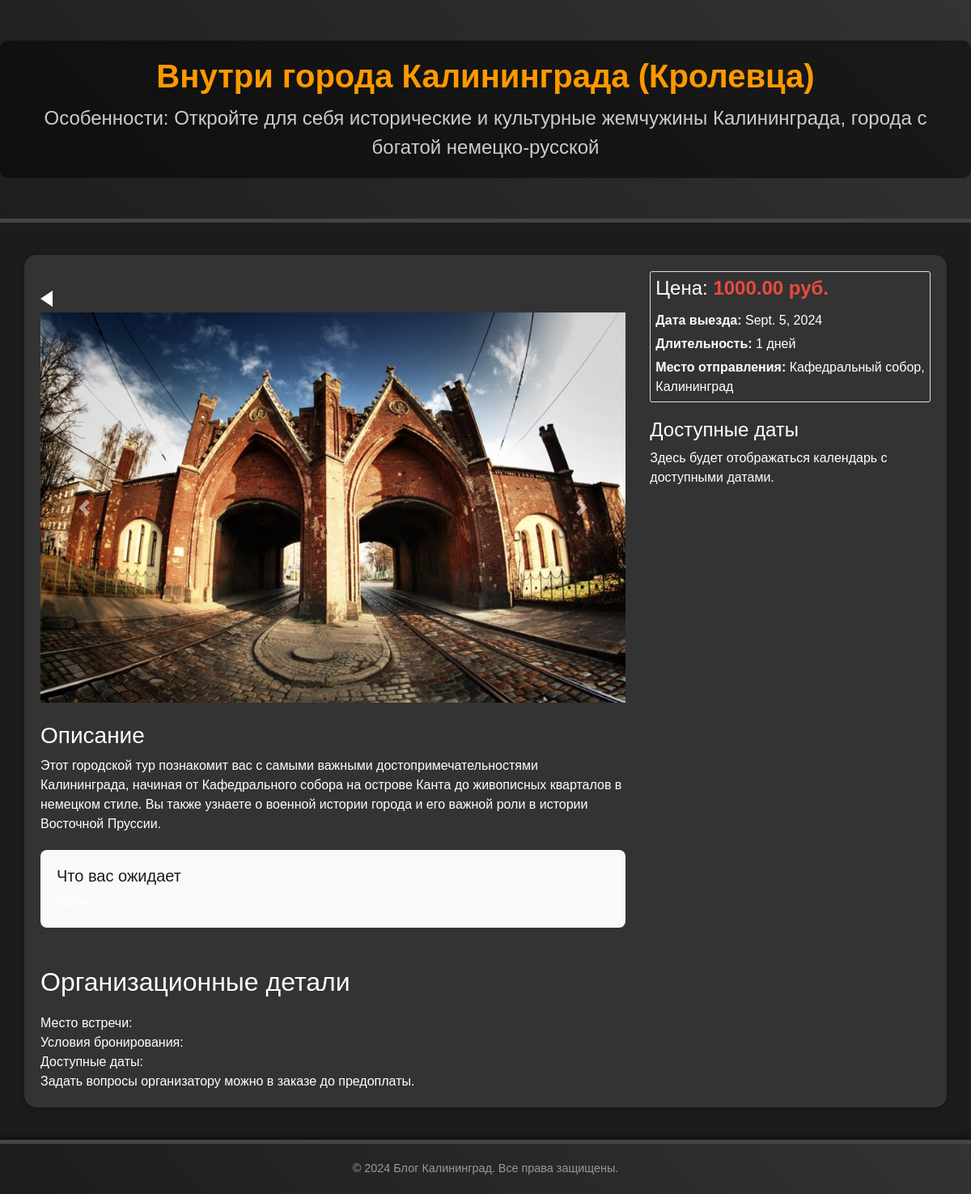
The app's page /tour/5/ with its own data.
### blog/models.py (models this page shows, shortened)
class Tour(models.Model):
    title = models.CharField(max_length=255)
    short_description = models.CharField(max_length=100, blank=True)
    description = models.TextField(default="")
    expectations = RichTextField(blank=True, null=True)
    price = models.DecimalField(max_digits=10, decimal_places=2)
    departure_date = models.DateField(default=timezone.now)  # Możesz usunąć, jeśli to zbędne
    duration = models.IntegerField(default=1)
    starting_point = models.CharField(max_length=200, default="")
    image = models.ImageField(upload_to='tours/')
    organizational_details = RichTextField(blank=True, null=True)  # Szczegóły organizacyjne
    available_dates = models.JSONField(default=list, blank=True)  # Jeśli później będziesz integrować z kalendarzem

class TourImage(models.Model):
    image = models.ImageField(upload_to='tour_images/')
    tour = models.ForeignKey(Tour, related_name='tour_images', on_delete=models.CASCADE)  # Added related_name

### blog/views.py (the view)
# urls.py: path('tour/<int:tour_id>/', views.tour_detail, name='tour_detail'),
def tour_detail(request, tour_id):
    tour = get_object_or_404(Tour, id=tour_id)
    return render(request, 'tour_detail.html', {'tour': tour})

### blog/templates/tour_detail.html (shortened to what this page needs)
<!DOCTYPE html>
{% load static %}
<html lang="ru">
<head>
    <link rel="stylesheet" href="https://stackpath.bootstrapcdn.com/bootstrap/4.5.2/css/bootstrap.min.css">
    <link rel="stylesheet" type="text/css" href="{% static 'blog/style.css' %}">
</head>
<body>
    <header class="header">
        <div class="overlay">
            <h1 class="title">{{ tour.title }}</h1>
            <p class="subtitle">Особенности: {{ tour.short_description }}</p>
        </div>
    </header>
    <div class="container">
        <div class="row">
            <div class="col-md-8">
                <div class="mt-4">
                    <a href="/" class="back-home-button"></a>
                </div>
                <div id="tourCarousel" class="carousel slide mb-4" data-ride="carousel">
                    <div class="carousel-inner">
                        {% for image in tour.tour_images.all %}
                            <div class="carousel-item {% if forloop.first %}active{% endif %}">
                                <img src="{{ image.image.url }}" class="d-block w-100" alt="...">
                            </div>
                        {% endfor %}
                    </div>
                    <a class="carousel-control-prev" href="#tourCarousel" role="button" data-slide="prev">
                        <span class="carousel-control-prev-icon" aria-hidden="true"></span>
                    </a>
                    <a class="carousel-control-next" href="#tourCarousel" role="button" data-slide="next">
                        <span class="carousel-control-next-icon" aria-hidden="true"></span>
                    </a>
                </div>
                <h3>Описание</h3>
                <p>{{ tour.description }}</p>
                <section id="details" class="mb-5">
                    <h5>Что вас ожидает</h5>
                    <div class="expectations-list">
                    </div>
                </section>
                <section class="organizational-details" class="mb-5">
                    <h2>Организационные детали</h2>
                    <p>Место встречи: {{ tour.meeting_place }}</p>
                    <p>Условия бронирования:</p>
                    <p>Доступные даты:</p>
                    <p class="note">Задать вопросы организатору можно в заказе до предоплаты.</p>
                </section>
                        </div>
                        <div class="col-md-4">
                            <div class="tour-info">
                                <h4>Цена: <span class="tour-price">{{ tour.price }} руб.</span></h4>
                                <p><strong>Дата выезда:</strong> {{ tour.departure_date }}</p>
                                <p><strong>Длительность:</strong> {{ tour.duration }} дней</p>
                                <p><strong>Место отправления:</strong> {{ tour.starting_point }}</p>
                            </div>
                            <h4>Доступные даты</h4>
                            <div id="yandex-calendar">
                                <p>Здесь будет отображаться календарь с доступными датами.</p>
                            </div>
                        </div>
        </div>
    </div>
    <footer class="footer">
        <p>© 2024 Блог Калининград. Все права защищены.</p>
    </footer>
</body>
</html>

### static/blog/style.css (style rules this page uses)
a,body,li,p,ul { margin:0 }
a,body,h1,h2,li,p,ul { padding:0; box-sizing:border-box }
body { background-color:#1c1c1c; color:#fff; font-family:Arial,sans-serif }
body,footer { background-color:#1c1c1c; color:#fff; background-color:#1c1c1c }
html,body { background-color:#1c1c1c!important }
.container,.main-content,.page { background-color:#1c1c1c }
footer,header { padding:20px; text-align:center }
.header h1 { font-size:3rem; font-weight:700; color:#ff7f00; font-size:3rem; font-weight:700; font-size:3em; color:#f90 }
.header .overlay { background:#00000080; padding:20px; border-radius:10px; display:inline-block; animation:fadeIn 1s ease-out }
.header .title { font-size:2.5em; font-weight:700; margin:0 }
.header .subtitle { font-size:1.5em; margin-top:10px }
footer { margin-top:50px; background:linear-gradient(45deg,#1e1e1e,#333); color:#999; font-size:.9em; box-shadow:0-4px 8px #00000080 }
h2 { color:#fff; margin:0 0 20px }
h5 { color:#1c1c1c }
.card,.header h1 { margin-bottom:20px }
.footer { background-color:#222; border-top:5px solid #444; text-align:center; padding:20px; background:linear-gradient(45deg,#333,#1e1e1e); color:#999; font-size:.9em; box-shadow:0-4px 8px #00000080; margin-top:40px; background:linear-gradient(45deg,#1c1c1c,#333); color:#999 }
.tour-price { font-size:1.2rem; font-weight:700; color:#e74c3c; text-align:center }
h1 { font-size:3em; margin:0 }
.container { padding:20px; background-color:#333; border-radius:15px; box-shadow:0 4px 8px #0003; color:#fff }
.header p,.offer-item p { font-size:1.2em; color:#ccc }
.offer-item .price,.tour-price,.offer-price { color:#ff7f00 }
.row { display:flex; flex-wrap:wrap; margin-right:-15px; margin-left:-15px }
.tour-info { display:flex; flex-wrap:wrap; gap:5px; padding:6px; border:1px solid #ddd; border-radius:3px; margin-bottom:20px; flex:4; text-decoration: none; }
.tour-price { font-size:1.5rem; font-weight:700; color:#e74c3c }
#details,#organizational-details { padding:20px; background-color:#f9f9f9; border-radius:8px; margin-top:20px }
.expectations-list,.details-list { list-style:none; padding-left:0 }
.back-home-button { display: inline-block; width: 0; height: 0; border-top: 10px solid transparent; border-bottom: 10px solid transparent; border-right: 15px solid #fff; }
@media (min-width: 1200px) { .tour-info,.tour-image { flex:0 } }

### records on screen
Tour: title "Внутри города Калининграда (Кролевца)", short_description "Откройте для себя исторические и культурные жемчужины Калининграда, города с богатой немецко-русской", description "Этот городской тур познакомит вас с самыми важными достопримечательностями Калининграда, начиная от Кафедрального собора на острове Канта до живописных кварталов в немецком стиле. Вы также узнаете о военной истории города и его важной роли в истории Восточной Пруссии.", price "1000.00", departure_date "Sept. 5, 2024", duration "1", starting_point "Кафедральный собор, Калининград"
TourImage: image (picture)
